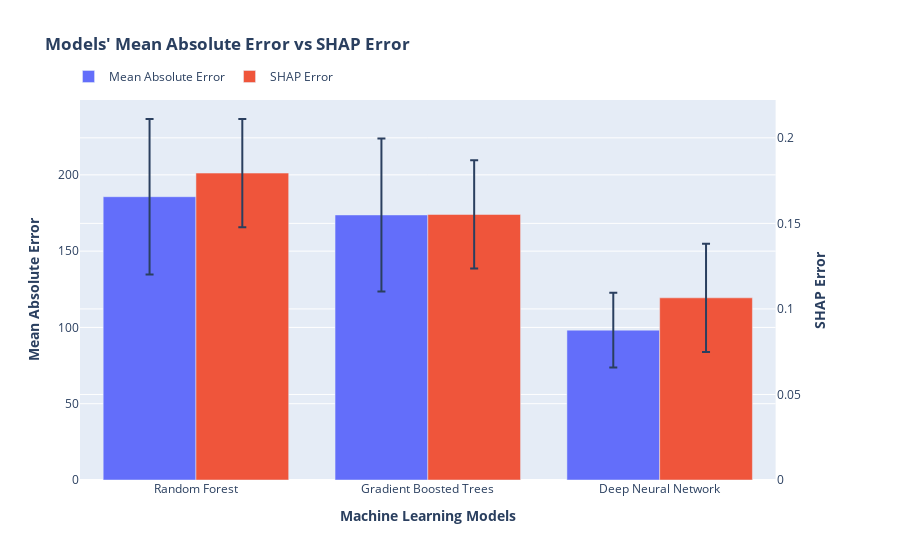

Notebook code for this chart:
### Code cell
# Create figure with secondary y-axis
model = ['Random Forest', 'Gradient Boosted Trees', 'Deep Neural Network']
all_sv_mean = [all_median[6], all_median[7], all_median[8]]
all_sv_std = [all_std[8], all_std[8], all_std[8]]
fig = make_subplots(specs=[[{"secondary_y": True}]])
# Add traces
fig.add_trace(
    go.Bar(x=model, y=all_mae_mean, name="Mean Absolute Error", offsetgroup= "1",
           error_y=dict(type='data', array=all_mae_std)),
    secondary_y=False,
)

fig.add_trace(
    go.Bar(x=model, y=all_sv_mean, name="SHAP Error", offsetgroup= "2",
           error_y=dict(type='data', array=all_sv_std)),
    secondary_y=True,
)

# Add figure title
fig.update_layout(
    title_text="<b>Models' Mean Absolute Error vs SHAP Error</b>",
    barmode='group'
)
# fig.update_traces(texttemplate='%{text:.2s}', textposition='auto')
# fig.update_layout(uniformtext_minsize=8, uniformtext_mode='hide')


# Set x-axis title
fig.update_xaxes(title_text="<b>Machine Learning Models</b>")

# Set y-axes titles
fig.update_yaxes(title_text="<b>Mean Absolute Error</b>", secondary_y=False)
fig.update_yaxes(title_text="<b>SHAP Error</b>", secondary_y=True)
fig.update_layout(legend_orientation="h")
fig.update_layout(legend=dict(x=-0.0155, y=1.1))
fig.show()

### Figure 1 — Plotly figure (JSON) as saved in the notebook; plotly's stock layout.template omitted (floating-point values rounded to 4 significant figures)
{"data": [{"error_y": {"array": [50.93, 50.13, 24.46], "type": "data"}, "name": "Mean Absolute Error", "offsetgroup": "1", "type": "bar", "x": ["Random Forest", "Gradient Boosted Trees", "Deep Neural Network"], "xaxis": "x", "y": [185.7, 173.7, 98.22], "yaxis": "y"}, {"error_y": {"array": [0.03161, 0.03161, 0.03161], "type": "data"}, "name": "SHAP Error", "offsetgroup": "2", "type": "bar", "x": ["Random Forest", "Gradient Boosted Trees", "Deep Neural Network"], "xaxis": "x", "y": [0.1794, 0.1552, 0.1065], "yaxis": "y2"}], "layout": {"barmode": "group", "legend": {"orientation": "h", "x": -0.0155, "y": 1.1}, "title": {"text": "<b>Models' Mean Absolute Error vs SHAP Error</b>"}, "xaxis": {"anchor": "y", "domain": [0, 0.94], "title": {"text": "<b>Machine Learning Models</b>"}}, "yaxis": {"anchor": "x", "domain": [0, 1], "title": {"text": "<b>Mean Absolute Error</b>"}}, "yaxis2": {"anchor": "x", "overlaying": "y", "side": "right", "title": {"text": "<b>SHAP Error</b>"}}}}
